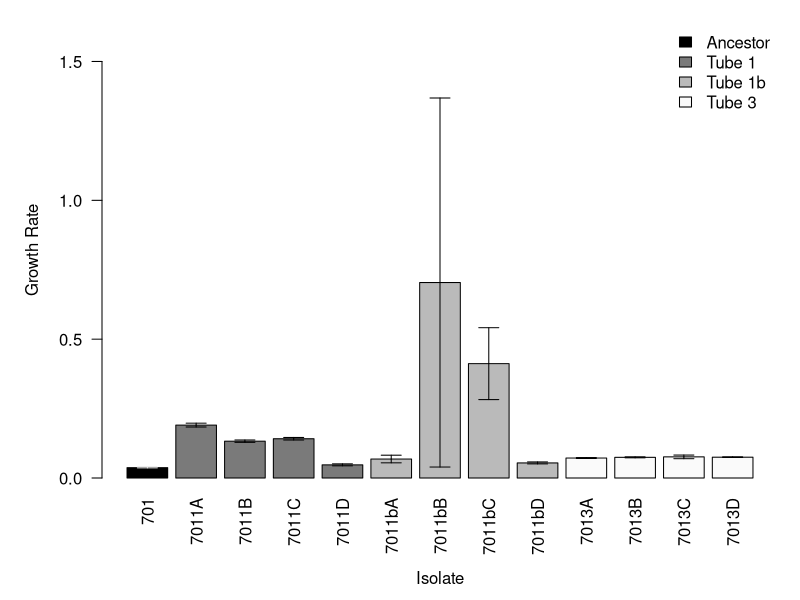
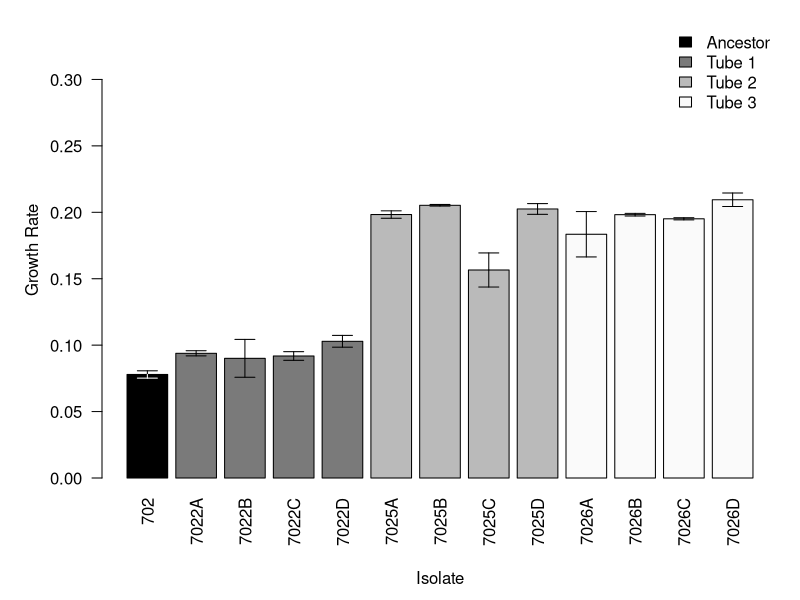
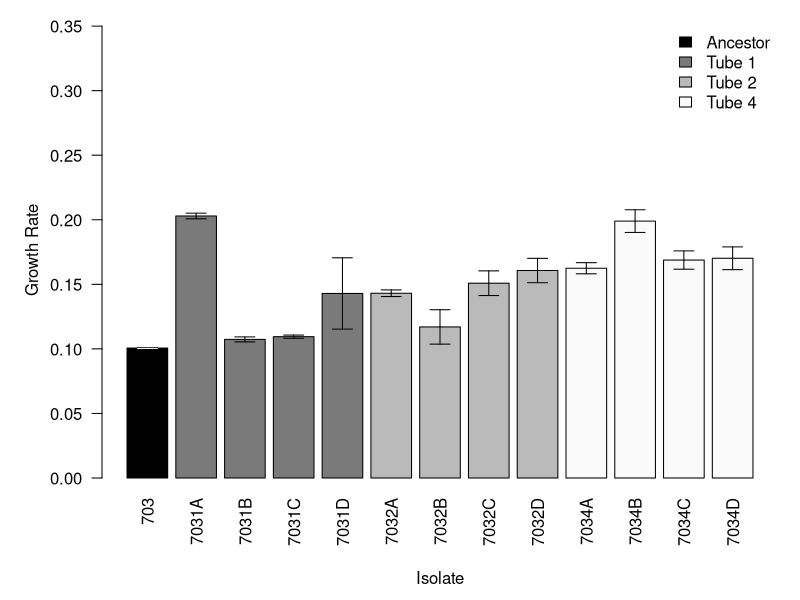
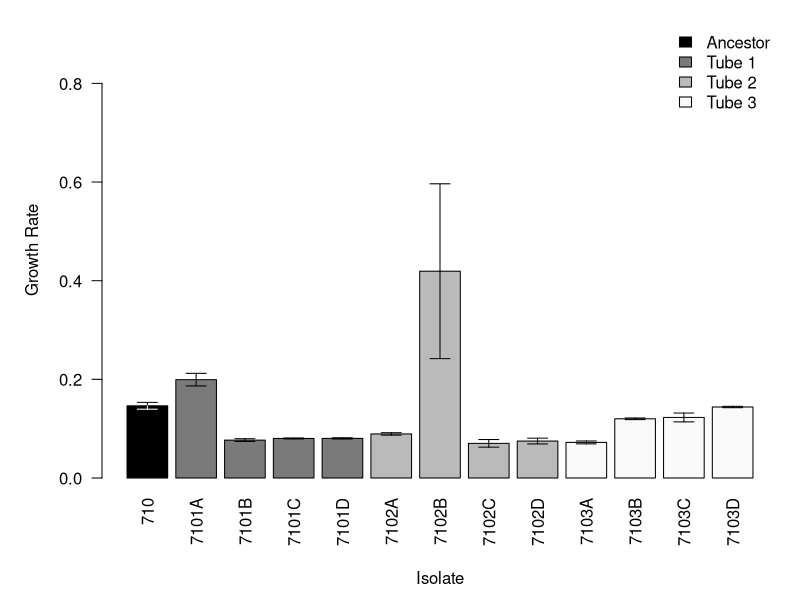
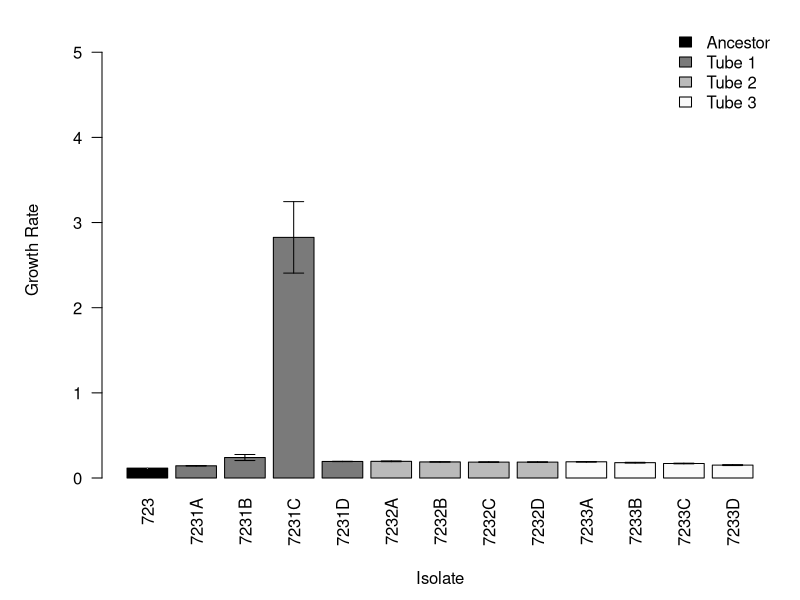
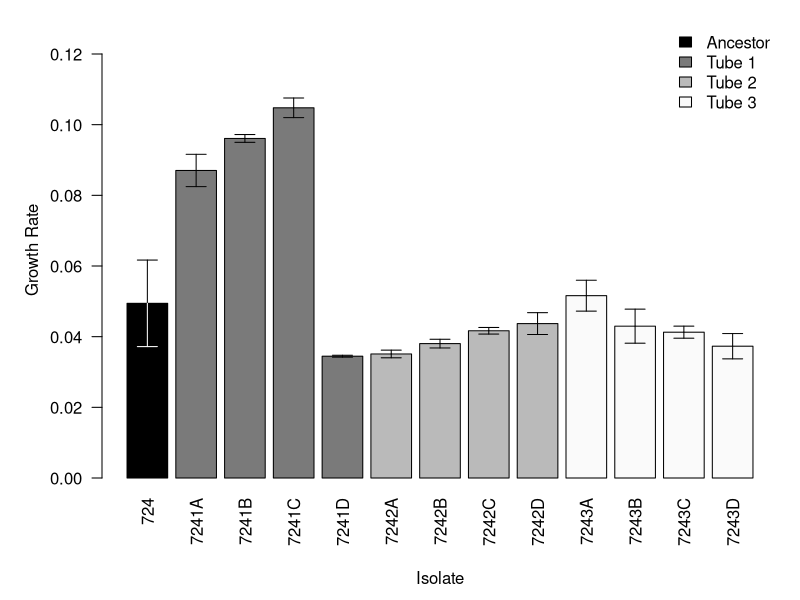

Reproduce these figures in R, in order.
###################################################################
#  Rachel Ferrill
#  23 Jul 2015
#  Growth Rate Responses
####################################################################

setwd("~/GitHub/StarvationTraits")
rm(list=ls())

# Define Functions
sem <- function(x){sd(na.omit(x))/sqrt(length(na.omit(x)))}

# Import Data Files (Output from GrowthCurve Analysis)
plate1 <- read.csv("./data/GrowthCurves/output/plate1.txt", header=T)
plate2 <- read.csv("./data/GrowthCurves/output/plate2.txt", header=T)
plate3 <- read.csv("./data/GrowthCurves/output/plate3.txt", header=T)
plate4 <- read.csv("./data/GrowthCurves/output/plate4.txt", header=T)
plate5 <- read.csv("./data/GrowthCurves/output/plate5.txt", header=T)
plate6 <- read.csv("./data/GrowthCurves/output/plate6.txt", header=T)

# Import names file
st.names <- read.csv("./data/GrowthCurves/OrganismNames.txt", header=T)

# Merge into dataframe
growth.data <- as.data.frame(matrix(NA, dim(st.names)[1], 4))
colnames(growth.data) <- c("ID", "Isolate", "Rep", "G.Rate")
growth.data[,1] <- st.names$ID
for (i in 1:dim(growth.data)[1]){
  growth.data[i,2] <- strsplit(as.character(st.names$ID), "rep")[[i]][1]
  growth.data[i,3] <- strsplit(as.character(st.names$ID), "rep")[[i]][2]
}
for (i in 1:dim(growth.data)[1]){
  plate <- get(as.character(st.names$Plate[i]))
  well  <- as.character(st.names$Well[i])
  if (length(which(plate$Curve == well)) == 1){
  growth.data[i,4] <- plate$umax[which(plate$Curve == well)]}
  else {growth.data[i,4] <- "NA"}
}

growth.data$G.Rate <- as.numeric(growth.data$G.Rate)


#Plate 1
A7011g <- growth.data[1:3,]
A7011g_mean <- mean(A7011g$G.Rate)
A7011g_sem <- sem(A7011g$G.Rate)
B7011g <- growth.data[4:6,]
B7011g_mean <- mean(B7011g$G.Rate)
B7011g_sem <- sem(B7011g$G.Rate)
C7011g <- growth.data[7:9,]
C7011g_mean <- mean(C7011g$G.Rate)
C7011g_sem <- sem(C7011g$G.Rate)
D7011g <- growth.data[10:12,]
D7011g_mean <- mean(D7011g$G.Rate)
D7011g_sem <- sem(D7011g$G.Rate)
A7022g <- growth.data[13:15,]
A7022g_mean <- mean(A7022g$G.Rate)
A7022g_sem <- sem(A7022g$G.Rate)
B7022g <- growth.data[16:18,]
B7022g_mean <- mean(B7022g$G.Rate)
B7022g_sem <- sem(B7022g$G.Rate)
C7022g <- growth.data[19:21,]
C7022g_mean <- mean(C7022g$G.Rate)
C7022g_sem <- sem(C7022g$G.Rate)
D7022g <- growth.data[22:24,]
D7022g_mean <- mean(D7022g$G.Rate)
D7022g_sem <- sem(D7022g$G.Rate)
A7025g <- growth.data[25:27,]
A7025g_mean <- mean(A7025g$G.Rate)
A7025g_sem <- sem(A7025g$G.Rate)
B7025g <- growth.data[28:30,]
B7025g_mean <- mean(B7025g$G.Rate)
B7025g_sem <- sem(B7025g$G.Rate)
C7025g <- growth.data[31:33,]
C7025g_mean <- mean(C7025g$G.Rate)
C7025g_sem <- sem(C7025g$G.Rate)
D7025g <- growth.data[34:36,]
D7025g_mean <- mean(D7025g$G.Rate)
D7025g_sem <- sem(D7025g$G.Rate)
A7031g <- growth.data[37:39,]
A7031g_mean <- mean(A7031g$G.Rate)
A7031g_sem <- sem(A7031g$G.Rate)
B7031g <- growth.data[40:42,]
B7031g_mean <- mean(B7031g$G.Rate)
B7031g_sem <- sem(B7031g$G.Rate)
C7031g <- growth.data[43:45,]
C7031g_mean <- mean(C7031g$G.Rate, na.rm=T)
C7031g_sem <- sem(C7031g$G.Rate)

#Plate 2
B7032g <- growth.data[46:48,]
B7032g_mean <- mean(B7032g$G.Rate)
B7032g_sem <- sem(B7032g$G.Rate)
A7032g <- growth.data[49:51,]
A7032g_mean <- mean(A7032g$G.Rate)
A7032g_sem <- sem(A7032g$G.Rate)
D7031g <- growth.data[52:54,]
D7031g_mean <- mean(D7031g$G.Rate)
D7031g_sem <- sem(D7031g$G.Rate)
D7026g <- growth.data[55:57,]
D7026g_mean <- mean(D7026g$G.Rate)
D7026g_sem <- sem(D7026g$G.Rate)
C7026g <- growth.data[58:60,]
C7026g_mean <- mean(C7026g$G.Rate)
C7026g_sem <- sem(C7026g$G.Rate)
B7026g <- growth.data[61:63,]
B7026g_mean <- mean(B7026g$G.Rate)
B7026g_sem <- sem(B7026g$G.Rate)
A7026g <- growth.data[64:66,]
A7026g_mean <- mean(A7026g$G.Rate)
A7026g_sem <- sem(A7026g$G.Rate)
D7013g <- growth.data[67:69,]
D7013g_mean <- mean(D7013g$G.Rate)
D7013g_sem <- sem(D7013g$G.Rate)
C7013g <- growth.data[70:72,]
C7013g_mean <- mean(C7013g$G.Rate)
C7013g_sem <- sem(C7013g$G.Rate)
B7013g <- growth.data[73:75,]
B7013g_mean <- mean(B7013g$G.Rate)
B7013g_sem <- sem(B7013g$G.Rate)
A7013g <- growth.data[76:78,]
A7013g_mean <- mean(A7013g$G.Rate)
A7013g_sem <- sem(A7013g$G.Rate)
C7011bg <- growth.data[79:81,]
C7011bg_mean <- mean(C7011bg$G.Rate)
C7011bg_sem <- sem(C7011bg$G.Rate)
B7011bg <- growth.data[82:84,]
B7011bg_mean <- mean(B7011bg$G.Rate, na.rm=TRUE)
B7011bg_sem <- sem(B7011bg$G.Rate)
A7011bg <- growth.data[85:87,]
A7011bg_mean <- mean(A7011bg$G.Rate, na.rm=TRUE)
A7011bg_sem <- sem(A7011bg$G.Rate)

#Plate3
C7032g <- growth.data[88:90,]
C7032g_mean <- mean(C7032g$G.Rate)
C7032g_sem <- sem(C7032g$G.Rate)
D7032g <- growth.data[91:93,]
D7032g_mean <- mean(D7032g$G.Rate)
D7032g_sem <- sem(D7032g$G.Rate)
A7034g <- growth.data[94:96,]
A7034g_mean <- mean(A7034g$G.Rate)
A7034g_sem <- sem(A7034g$G.Rate)
B7034g <- growth.data[97:99,]
B7034g_mean <- mean(B7034g$G.Rate)
B7034g_sem <- sem(B7034g$G.Rate)
C7034g <- growth.data[100:102,]
C7034g_mean <- mean(C7034g$G.Rate)
C7034g_sem <- sem(C7034g$G.Rate)
D7034g <- growth.data[103:105,]
D7034g_mean <- mean(D7034g$G.Rate)
D7034g_sem <- sem(D7034g$G.Rate)
A7101g <- growth.data[106:108,]
A7101g_mean <- mean(A7101g$G.Rate)
A7101g_sem <- sem(A7101g$G.Rate)
B7101g <- growth.data[109:111,]
B7101g_mean <- mean(B7101g$G.Rate)
B7101g_sem <- sem(B7101g$G.Rate)
C7101g <- growth.data[112:114,]
C7101g_mean <- mean(C7101g$G.Rate)
C7101g_sem <- sem(C7101g$G.Rate)
D7101g <- growth.data[115:117,]
D7101g_mean <- mean(D7101g$G.Rate)
D7101g_sem <- sem(D7101g$G.Rate)
A7102g <- growth.data[118:120,]
A7102g_mean <- mean(A7102g$G.Rate)
A7102g_sem <- sem(A7102g$G.Rate)
B7102g <- growth.data[121:123,]
B7102g_mean <- mean(B7102g$G.Rate)
B7102g_sem <- sem(B7102g$G.Rate)
C7102g <- growth.data[124:126,]
C7102g_mean <- mean(C7102g$G.Rate)
C7102g_sem <- sem(C7102g$G.Rate)
D7102g <- growth.data[127:129,]
D7102g_mean <- mean(D7102g$G.Rate)
D7102g_sem <- sem(D7102g$G.Rate)
A7103g <- growth.data[130:132,]
A7103g_mean <- mean(A7103g$G.Rate, na.rm=T)
A7103g_sem <- sem(A7103g$G.Rate)

#Plate4
B7103g <- growth.data[133:135,]
B7103g_mean <- mean(B7103g$G.Rate)
B7103g_sem <- sem(B7103g$G.Rate)
C7103g <- growth.data[136:138,]
C7103g_mean <- mean(C7103g$G.Rate)
C7103g_sem <- sem(C7103g$G.Rate)
D7103g <- growth.data[139:141,]
D7103g_mean <- mean(D7103g$G.Rate)
D7103g_sem <- sem(D7103g$G.Rate)
A7231g <- growth.data[142:144,]
A7231g_mean <- mean(A7231g$G.Rate)
A7231g_sem <- sem(A7231g$G.Rate)
B7231g <- growth.data[145:147,]
B7231g_mean <- mean(B7231g$G.Rate)
B7231g_sem <- sem(B7231g$G.Rate)
C7231g <- growth.data[148:150,]
C7231g_mean <- mean(C7231g$G.Rate)
C7231g_sem <- sem(C7231g$G.Rate)
D7231g <- growth.data[151:153,]
D7231g_mean <- mean(D7231g$G.Rate)
D7231g_sem <- sem(D7231g$G.Rate)
A7232g <- growth.data[154:156,]
A7232g_mean <- mean(A7232g$G.Rate)
A7232g_sem <- sem(A7232g$G.Rate)
B7232g <- growth.data[157:159,]
B7232g_mean <- mean(B7232g$G.Rate)
B7232g_sem <- sem(B7232g$G.Rate)
C7232g <- growth.data[160:162,]
C7232g_mean <- mean(C7232g$G.Rate)
C7232g_sem <- sem(C7232g$G.Rate)
D7232g <- growth.data[163:165,]
D7232g_mean <- mean(D7232g$G.Rate)
D7232g_sem <- sem(D7232g$G.Rate)
A7233g <- growth.data[166:168,]
A7233g_mean <- mean(A7233g$G.Rate)
A7233g_sem <- sem(A7233g$G.Rate)
B7233g <- growth.data[169:171,]
B7233g_mean <- mean(B7233g$G.Rate)
B7233g_sem <- sem(B7233g$G.Rate)
C7233g <- growth.data[172:174,]
C7233g_mean <- mean(C7233g$G.Rate)
C7233g_sem <- sem(C7233g$G.Rate)
D7233g <- growth.data[175:177,]
D7233g_mean <- mean(D7233g$G.Rate, na.rm=T)
D7233g_sem <- sem(D7233g$G.Rate)

#Plate5
A7241g <- growth.data[178:180,]
A7241g_mean <- mean(A7241g$G.Rate)
A7241g_sem <- sem(A7241g$G.Rate)
B7241g <- growth.data[181:183,]
B7241g_mean <- mean(B7241g$G.Rate)
B7241g_sem <- sem(B7241g$G.Rate)
C7241g <- growth.data[184:186,]
C7241g_mean <- mean(C7241g$G.Rate)
C7241g_sem <- sem(C7241g$G.Rate)
D7241g <- growth.data[187:189,]
D7241g_mean <- mean(D7241g$G.Rate)
D7241g_sem <- sem(D7241g$G.Rate)
A7242g <- growth.data[190:192,]
A7242g_mean <- mean(A7242g$G.Rate)
A7242g_sem <- sem(A7242g$G.Rate)
B7242g <- growth.data[193:195,]
B7242g_mean <- mean(B7242g$G.Rate)
B7242g_sem <- sem(B7242g$G.Rate)
C7242g <- growth.data[196:198,]
C7242g_mean <- mean(C7242g$G.Rate)
C7242g_sem <- sem(C7242g$G.Rate)
D7242g <- growth.data[199:201,]
D7242g_mean <- mean(D7242g$G.Rate)
D7242g_sem <- sem(D7242g$G.Rate)
A7243g <- growth.data[202:204,]
A7243g_mean <- mean(A7243g$G.Rate)
A7243g_sem <- sem(A7243g$G.Rate)
B7243g <- growth.data[205:207,]
B7243g_mean <- mean(B7243g$G.Rate)
B7243g_sem <- sem(B7243g$G.Rate)
C7243g <- growth.data[208:210,]
C7243g_mean <- mean(C7243g$G.Rate)
C7243g_sem <- sem(C7243g$G.Rate)
D7243g <- growth.data[211:213,]
D7243g_mean <- mean(D7243g$G.Rate)
D7243g_sem <- sem(D7243g$G.Rate)
A701g <- growth.data[214:216,]
A701g_mean <- mean(A701g$G.Rate)
A701g_sem <- sem(A701g$G.Rate)
A702g <- growth.data[217:219,]
A702g_mean <- mean(A702g$G.Rate)
A702g_sem <- sem(A702g$G.Rate)
A703g <- growth.data[220:222,]
A703g_mean <- mean(A703g$G.Rate, na.rm=T)
A703g_sem <- sem(A703g$G.Rate)

#Plate6
D7011bg <- growth.data[223:225,]
D7011bg_mean <- mean(D7011bg$G.Rate)
D7011bg_sem <- sem(D7011g$G.Rate)
A724g <- growth.data[226:228,]
A724g_mean <- mean(A724g$G.Rate)
A724g_sem <- sem(A724g$G.Rate)
A723g <- growth.data[229:231,]
A723g_mean <- mean(A723g$G.Rate, na.rm=T)
A723g_sem <- sem(A723g$G.Rate)
A710g <- growth.data[232:234,]
A710g_mean <- mean(A710g$G.Rate, na.rm=T)
A710g_sem <- sem(A710g$G.Rate)


# Combine means and sems based on isolate
means701g <-c(A701g_mean, A7011g_mean, B7011g_mean, C7011g_mean, D7011g_mean, A7011bg_mean, B7011bg_mean,
             C7011bg_mean, D7011bg_mean, A7013g_mean, B7013g_mean, C7013g_mean, D7013g_mean)
means702g <-c(A702g_mean, A7022g_mean, B7022g_mean, C7022g_mean, D7022g_mean, A7025g_mean, B7025g_mean,
             C7025g_mean, D7025g_mean, A7026g_mean, B7026g_mean, C7026g_mean, D7026g_mean)
means703g <-c(A703g_mean, A7031g_mean, B7031g_mean, C7031g_mean, D7031g_mean, A7032g_mean, B7032g_mean,
             C7032g_mean, D7032g_mean, A7034g_mean, B7034g_mean, C7034g_mean, D7034g_mean)
means710g <-c(A710g_mean, A7101g_mean, B7101g_mean, C7101g_mean, D7101g_mean, A7102g_mean, B7102g_mean,
             C7102g_mean, D7102g_mean, A7103g_mean, B7103g_mean, C7103g_mean, D7103g_mean)
means723g <-c(A723g_mean, A7231g_mean, B7231g_mean, C7231g_mean, D7231g_mean, A7232g_mean, B7232g_mean,
             C7232g_mean, D7232g_mean, A7233g_mean, B7233g_mean, C7233g_mean, D7233g_mean)
means724g <-c(A724g_mean, A7241g_mean, B7241g_mean, C7241g_mean, D7241g_mean, A7242g_mean, B7242g_mean,
             C7242g_mean, D7242g_mean, A7243g_mean, B7243g_mean, C7243g_mean, D7243g_mean)

sems701g <-c(A701g_sem, A7011g_sem, B7011g_sem, C7011g_sem, D7011g_sem, A7011bg_sem, B7011bg_sem,
            C7011bg_sem, D7011bg_sem, A7013g_sem, B7013g_sem, C7013g_sem, D7013g_sem)
sems702g <-c(A702g_sem, A7022g_sem, B7022g_sem, C7022g_sem, D7022g_sem, A7025g_sem, B7025g_sem, C7025g_sem,
            D7025g_sem,A7026g_sem, B7026g_sem, C7026g_sem, D7026g_sem)
sems703g <-c(A703g_sem, A7031g_sem, B7031g_sem, C7031g_sem, D7031g_sem, A7032g_sem, B7032g_sem, C7032g_sem,
            D7032g_sem, A7034g_sem, B7034g_sem, C7034g_sem, D7034g_sem)
sems710g <-c(A710g_sem, A7101g_sem, B7101g_sem, C7101g_sem, D7101g_sem, A7102g_sem, B7102g_sem,
            C7102g_sem, D7102g_sem, A7103g_sem, B7103g_sem, C7103g_sem, D7103g_sem)
sems723g <-c(A723g_sem, A7231g_sem, B7231g_sem, C7231g_sem, D7231g_sem, A7232g_sem, B7232g_sem,
            C7232g_sem, D7232g_sem, A7233g_sem, B7233g_sem, C7233g_sem, D7233g_sem)
sems724g <-c(A724g_sem, A7241g_sem, B7241g_sem, C7241g_sem, D7241g_sem, A7242g_sem, B7242g_sem,
            C7242g_sem, D7242g_sem, A7243g_sem, B7243g_sem, C7243g_sem, D7243g_sem)

# Set Default Plot Parameters
par(mar=c(6, 5, 1, 1) + 0.1)

# Plot Respiration Responses by Organism
bp701g <-barplot(means701g, las=2, ylim = c(0, 1.2*max(means701g+sems701g)),
                ylab="Growth Rate",
                las = 2, names.arg=c("701", "7011A", "7011B", "7011C", "7011D",
                                     "7011bA", "7011bB", "7011bC", "7011bD", "7013A", "7013B",
                                     "7013C", "7013D"),
                col = c("black", rep("gray48", 4), rep("gray73", 4), rep("gray98", 4)))
mtext("Isolate", side=1, line = 4.5)
arrows(x0=bp701g, y0=means701g, y1=means701g-sems701g, angle=90, length=0.1, lwd=1)
arrows(x0=bp701g, y0=means701g, y1=means701g+sems701g, angle=90, length=0.1, lwd=1)
arrows(x0=bp701g[1], y0=means701g[1], y1=means701g[1]-sems701g[1], angle=90,
       length=0.1, lwd=1, col = "white")
legend("topright", legend = c("Ancestor", "Tube 1", "Tube 1b", "Tube 3"),
       fill=c("Black", "gray48", "gray73","gray98"), bty="n")

bp702g <-barplot(means702g, las=2, ylim = c(0, 1.6*max(means702g+sems702g)),
                ylab="Growth Rate",
                las = 2, names.arg=c("702", "7022A", "7022B", "7022C", "7022D",
                                     "7025A", "7025B", "7025C", "7025D", "7026A",
                                     "7026B", "7026C", "7026D"),
                col = c("black", rep("gray48", 4), rep("gray73", 4), rep("gray98", 4)))
mtext("Isolate", side=1, line = 4.5)
arrows(x0=bp702g, y0=means702g, y1=means702g-sems702g, angle=90, length=0.1, lwd=1)
arrows(x0=bp702g, y0=means702g, y1=means702g+sems702g, angle=90, length=0.1, lwd=1)
arrows(x0=bp702g[1], y0=means702g[1], y1=means702g[1]-sems702g[1], angle=90,
       length=0.1, lwd=1, col = "white")
legend("topright", legend = c("Ancestor", "Tube 1", "Tube 2", "Tube 3"),
       fill=c("Black", "gray48", "gray73","gray98"), bty="n")


bp703g <-barplot(means703g, las=2, ylim = c(0, 1.7*max(means703g+sems703g)),
                ylab="Growth Rate",
                las = 2, names.arg=c("703", "7031A", "7031B", "7031C", "7031D",
                                     "7032A", "7032B", "7032C", "7032D", "7034A",
                                     "7034B", "7034C", "7034D"),
                col = c("black", rep("gray48", 4), rep("gray73", 4), rep("gray98", 4)))
mtext("Isolate", side=1, line = 4.5)
arrows(x0=bp703g, y0=means703g, y1=means703g-sems703g, angle=90, length=0.1, lwd=1)
arrows(x0=bp703g, y0=means703g, y1=means703g+sems703g, angle=90, length=0.1, lwd=1)
arrows(x0=bp703g[1], y0=means703g[1], y1=means703g[1]-sems703g[1], angle=90,
       length=0.1, lwd=1, col = "white")
legend("topright", legend = c("Ancestor", "Tube 1", "Tube 2", "Tube 4"),
       fill=c("Black", "gray48", "gray73","gray98"), bty="n")

bp710g <-barplot(means710g, las=2, ylim = c(0, 1.55*max(means710g+sems710g)),
                ylab="Growth Rate",
                las = 2, names.arg=c("710", "7101A", "7101B", "7101C", "7101D",
                                     "7102A", "7102B", "7102C", "7102D", "7103A",
                                     "7103B", "7103C", "7103D"),
                col = c("black", rep("gray48", 4), rep("gray73", 4), rep("gray98", 4)))
mtext("Isolate", side=1, line = 4.5)
arrows(x0=bp710g, y0=means710g, y1=means710g-sems710g, angle=90, length=0.1, lwd=1)
arrows(x0=bp710g, y0=means710g, y1=means710g+sems710g, angle=90, length=0.1, lwd=1)
arrows(x0=bp710g[1], y0=means710g[1], y1=means710g[1]-sems710g[1], angle=90,
       length=0.1, lwd=1, col = "white")
legend("topright", legend = c("Ancestor", "Tube 1", "Tube 2", "Tube 3"),
       fill=c("Black", "gray48", "gray73","gray98"), bty="n")

bp723g <-barplot(means723g, las=2, ylim = c(0, 1.65*max(means723g+sems723g)),
                ylab="Growth Rate",
                las = 2, names.arg=c("723", "7231A", "7231B", "7231C", "7231D",
                                     "7232A", "7232B", "7232C", "7232D", "7233A",
                                     "7233B", "7233C", "7233D"),
                col = c("black", rep("gray48", 4), rep("gray73", 4), rep("gray98", 4)))
mtext("Isolate", side=1, line = 4.5)
arrows(x0=bp723g, y0=means723g, y1=means723g-sems723g, angle=90, length=0.1, lwd=1)
arrows(x0=bp723g, y0=means723g, y1=means723g+sems723g, angle=90, length=0.1, lwd=1)
arrows(x0=bp723g[1], y0=means723g[1], y1=means723g[1]-sems723g[1], angle=90,
       length=0.1, lwd=1, col = "white")
legend("topright", legend = c("Ancestor", "Tube 1", "Tube 2", "Tube 3"),
       fill=c("Black", "gray48", "gray73","gray98"), bty="n")

bp724g <-barplot(means724g, las=2, ylim = c(0, 1.2*max(means724g+sems724g)),
                ylab="Growth Rate",
                las = 2, names.arg=c("724", "7241A", "7241B", "7241C", "7241D",
                                     "7242A", "7242B", "7242C", "7242D", "7243A",
                                     "7243B", "7243C", "7243D"),
                col = c("black", rep("gray48", 4), rep("gray73", 4), rep("gray98", 4)))
mtext("Isolate", side=1, line = 4.5)
arrows(x0=bp724g, y0=means724g, y1=means724g-sems724g, angle=90, length=0.1, lwd=1)
arrows(x0=bp724g, y0=means724g, y1=means724g+sems724g, angle=90, length=0.1, lwd=1)
arrows(x0=bp724g[1], y0=means724g[1], y1=means724g[1]-sems724g[1], angle=90,
       length=0.1, lwd=1, col = "white")
legend("topright", legend = c("Ancestor", "Tube 1", "Tube 2", "Tube 3"),
       fill=c("Black", "gray48", "gray73","gray98"), bty="n")
